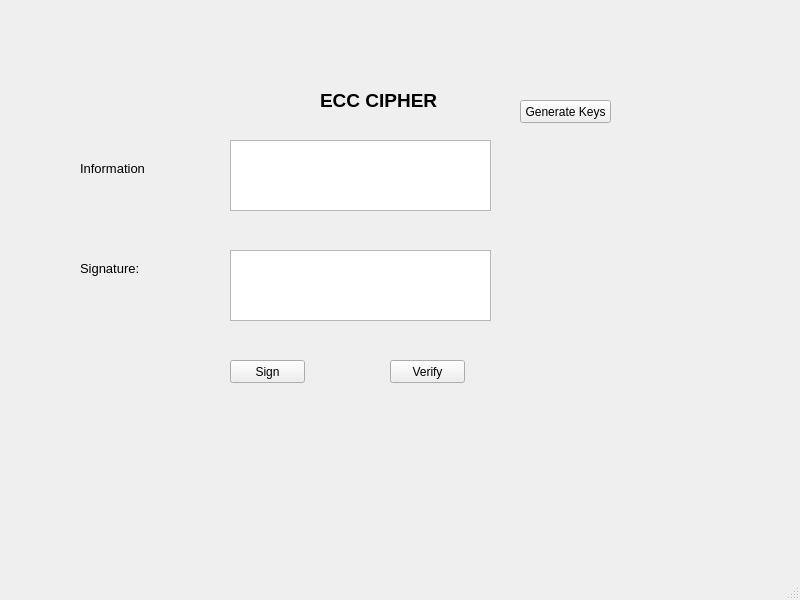
<?xml version="1.0" encoding="UTF-8"?>
<ui version="4.0">
 <class>MainWindow</class>
 <widget class="QMainWindow" name="MainWindow">
  <property name="geometry">
   <rect>
    <x>0</x>
    <y>0</y>
    <width>800</width>
    <height>600</height>
   </rect>
  </property>
  <property name="windowTitle">
   <string>MainWindow</string>
  </property>
  <widget class="QWidget" name="centralwidget">
   <widget class="QLabel" name="label">
    <property name="geometry">
     <rect>
      <x>320</x>
      <y>80</y>
      <width>131</width>
      <height>41</height>
     </rect>
    </property>
    <property name="font">
     <font>
      <pointsize>14</pointsize>
      <weight>75</weight>
      <bold>true</bold>
     </font>
    </property>
    <property name="text">
     <string>ECC CIPHER</string>
    </property>
   </widget>
   <widget class="QLabel" name="label_2">
    <property name="geometry">
     <rect>
      <x>80</x>
      <y>160</y>
      <width>81</width>
      <height>16</height>
     </rect>
    </property>
    <property name="font">
     <font>
      <pointsize>10</pointsize>
     </font>
    </property>
    <property name="text">
     <string>Information</string>
    </property>
   </widget>
   <widget class="QLabel" name="label_3">
    <property name="geometry">
     <rect>
      <x>80</x>
      <y>260</y>
      <width>61</width>
      <height>16</height>
     </rect>
    </property>
    <property name="font">
     <font>
      <pointsize>10</pointsize>
     </font>
    </property>
    <property name="text">
     <string>Signature:</string>
    </property>
   </widget>
   <widget class="QPlainTextEdit" name="txt_info">
    <property name="geometry">
     <rect>
      <x>230</x>
      <y>140</y>
      <width>261</width>
      <height>71</height>
     </rect>
    </property>
   </widget>
   <widget class="QPlainTextEdit" name="txt_sign">
    <property name="geometry">
     <rect>
      <x>230</x>
      <y>250</y>
      <width>261</width>
      <height>71</height>
     </rect>
    </property>
   </widget>
   <widget class="QPushButton" name="btn_sign">
    <property name="geometry">
     <rect>
      <x>230</x>
      <y>360</y>
      <width>75</width>
      <height>23</height>
     </rect>
    </property>
    <property name="text">
     <string>Sign</string>
    </property>
   </widget>
   <widget class="QPushButton" name="btn_verify">
    <property name="geometry">
     <rect>
      <x>390</x>
      <y>360</y>
      <width>75</width>
      <height>23</height>
     </rect>
    </property>
    <property name="text">
     <string>Verify</string>
    </property>
   </widget>
   <widget class="QPushButton" name="btn_gen_keys">
    <property name="geometry">
     <rect>
      <x>520</x>
      <y>100</y>
      <width>91</width>
      <height>23</height>
     </rect>
    </property>
    <property name="text">
     <string>Generate Keys</string>
    </property>
   </widget>
  </widget>
  <widget class="QMenuBar" name="menubar">
   <property name="geometry">
    <rect>
     <x>0</x>
     <y>0</y>
     <width>800</width>
     <height>21</height>
    </rect>
   </property>
  </widget>
  <widget class="QStatusBar" name="statusbar"/>
 </widget>
 <resources/>
 <connections/>
</ui>
